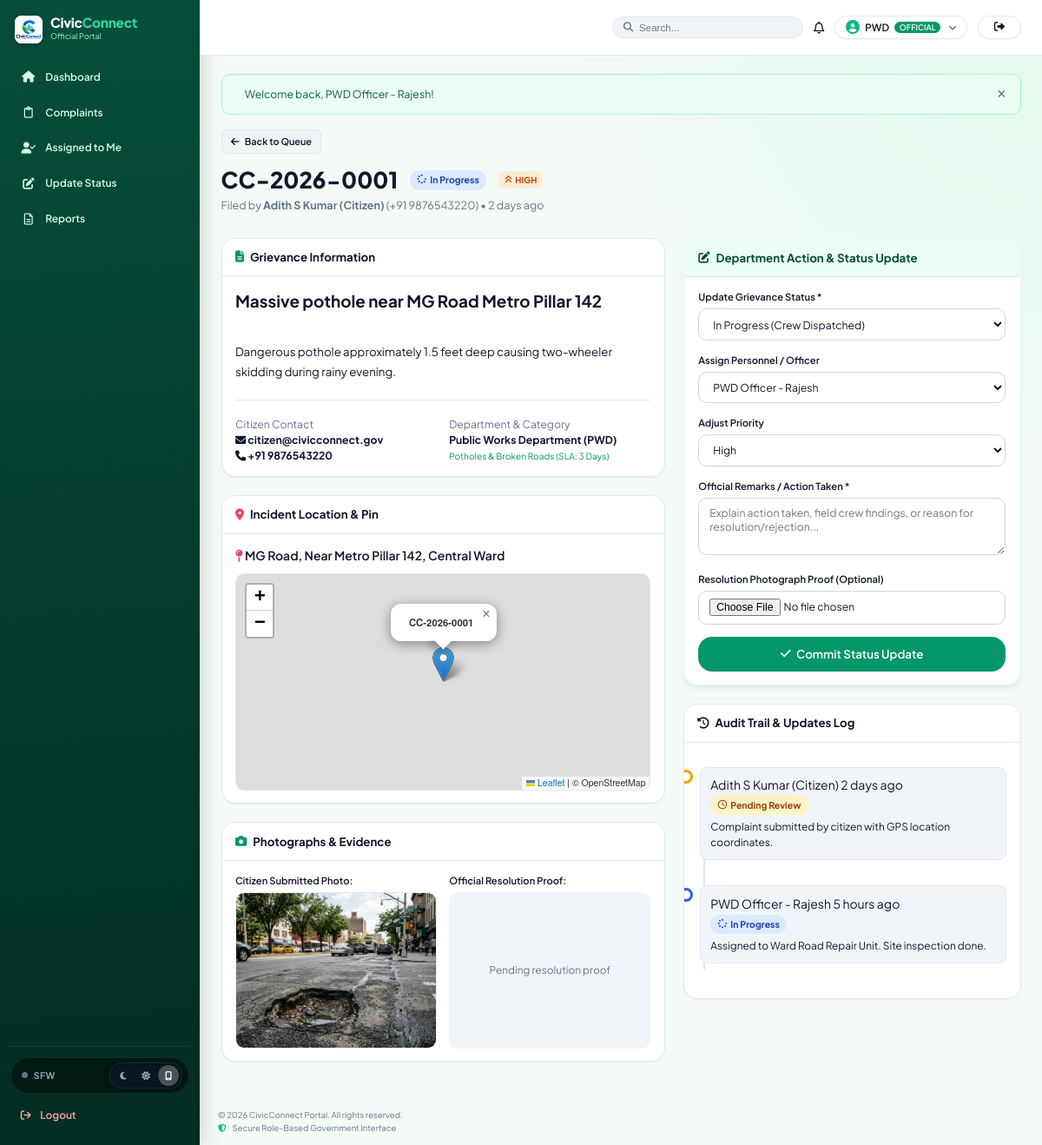
Screenshot of /official/complaint_details.php?id=1 (signed in) with the database file from the repository.
### tables this page shows
CREATE TABLE IF NOT EXISTS `complaints` (
    `id` INT AUTO_INCREMENT PRIMARY KEY,
    `complaint_uid` VARCHAR(30) UNIQUE NOT NULL,
    `citizen_id` INT NOT NULL,
    `category_id` INT NOT NULL,
    `department_id` INT NOT NULL,
    `title` VARCHAR(200) NOT NULL,
    `description` TEXT NOT NULL,
    `image` VARCHAR(255) DEFAULT NULL,
    `location` VARCHAR(255) NOT NULL,
    `latitude` DECIMAL(10, 8) DEFAULT NULL,
    `longitude` DECIMAL(11, 8) DEFAULT NULL,
    `status` ENUM('Pending', 'In Progress', 'Resolved', 'Rejected') DEFAULT 'Pending',
    `priority` ENUM('Low', 'Medium', 'High', 'Urgent') DEFAULT 'Medium',
    `assigned_to` INT DEFAULT NULL,
    `resolution_remarks` TEXT DEFAULT NULL,
    `resolution_image` VARCHAR(255) DEFAULT NULL,
    `resolved_at` TIMESTAMP NULL DEFAULT NULL,
    `created_at` TIMESTAMP DEFAULT CURRENT_TIMESTAMP,
    `updated_at` TIMESTAMP DEFAULT CURRENT_TIMESTAMP ON UPDATE CURRENT_TIMESTAMP,
    CONSTRAINT `fk_complaint_citizen` FOREIGN KEY (`citizen_id`) REFERENCES `users` (`id`) ON DELETE CASCADE,
    CONSTRAINT `fk_complaint_category` FOREIGN KEY (`category_id`) REFERENCES `categories` (`id`) ON DELETE RESTRICT,
    CONSTRAINT `fk_complaint_department` FOREIGN KEY (`department_id`) REFERENCES `departments` (`id`) ON DELETE RESTRICT,
    CONSTRAINT `fk_complaint_official` FOREIGN KEY (`assigned_to`) REFERENCES `users` (`id`) ON DELETE SET NULL
);

CREATE TABLE IF NOT EXISTS `users` (
    `id` INT AUTO_INCREMENT PRIMARY KEY,
    `name` VARCHAR(100) NOT NULL,
    `email` VARCHAR(150) NOT NULL UNIQUE,
    `password` VARCHAR(255) NOT NULL,
    `phone` VARCHAR(20) DEFAULT NULL,
    `role` ENUM('citizen', 'official', 'admin') NOT NULL DEFAULT 'citizen',
    `department_id` INT DEFAULT NULL,
    `status` ENUM('active', 'inactive') DEFAULT 'active',
    `created_at` TIMESTAMP DEFAULT CURRENT_TIMESTAMP,
    CONSTRAINT `fk_user_department` FOREIGN KEY (`department_id`) REFERENCES `departments` (`id`) ON DELETE SET NULL
);

CREATE TABLE IF NOT EXISTS `departments` (
    `id` INT AUTO_INCREMENT PRIMARY KEY,
    `name` VARCHAR(100) NOT NULL,
    `code` VARCHAR(20) NOT NULL UNIQUE,
    `description` TEXT,
    `head_name` VARCHAR(100) DEFAULT NULL,
    `contact_email` VARCHAR(100) DEFAULT NULL,
    `created_at` TIMESTAMP DEFAULT CURRENT_TIMESTAMP
);

CREATE TABLE IF NOT EXISTS `categories` (
    `id` INT AUTO_INCREMENT PRIMARY KEY,
    `name` VARCHAR(100) NOT NULL,
    `department_id` INT NOT NULL,
    `description` VARCHAR(255) DEFAULT NULL,
    `sla_days` INT DEFAULT 3,
    `icon` VARCHAR(50) DEFAULT 'alert-circle',
    `created_at` TIMESTAMP DEFAULT CURRENT_TIMESTAMP,
    CONSTRAINT `fk_category_department` FOREIGN KEY (`department_id`) REFERENCES `departments` (`id`) ON DELETE CASCADE
);

CREATE TABLE IF NOT EXISTS `complaint_updates` (
    `id` INT AUTO_INCREMENT PRIMARY KEY,
    `complaint_id` INT NOT NULL,
    `updated_by` INT NOT NULL,
    `old_status` VARCHAR(50) DEFAULT NULL,
    `new_status` VARCHAR(50) NOT NULL,
    `comment` TEXT NOT NULL,
    `created_at` TIMESTAMP DEFAULT CURRENT_TIMESTAMP,
    CONSTRAINT `fk_update_complaint` FOREIGN KEY (`complaint_id`) REFERENCES `complaints` (`id`) ON DELETE CASCADE,
    CONSTRAINT `fk_update_user` FOREIGN KEY (`updated_by`) REFERENCES `users` (`id`) ON DELETE CASCADE
);

### official/complaint_details.php (the view, shortened to what the rows shown need)
<?php
require_once __DIR__ . '/../includes/auth.php';
require_once __DIR__ . '/../includes/functions.php';
$user = currentUser();
$db = getDB();
$complaintId = (int)($_GET['id'] ?? 0);
$stmt = $db->prepare("
    SELECT c.*,
           cat.name as category_name, cat.sla_days,
           d.name as department_name, d.code as department_code,
           citizen.name as citizen_name, citizen.email as citizen_email, citizen.phone as citizen_phone,
           officer.name as assigned_officer_name
    FROM complaints c
    JOIN categories cat ON c.category_id = cat.id
    JOIN departments d ON c.department_id = d.id
    JOIN users citizen ON c.citizen_id = citizen.id
    LEFT JOIN users officer ON c.assigned_to = officer.id
    WHERE c.id = ? " . ($user['department_id'] ? "AND c.department_id = ?" : "") . "
");
$params = [$complaintId];
if ($user['department_id']) $params[] = $user['department_id'];
$stmt->execute($params);
$complaint = $stmt->fetch();
$staffStmt = $db->prepare("SELECT id, name FROM users WHERE (role = 'official' OR role = 'admin') AND (department_id = ? OR department_id IS NULL) AND status = 'active' ORDER BY name ASC");
$staffStmt->execute([$complaint['department_id']]);
$deptStaff = $staffStmt->fetchAll();
$stmt = $db->prepare("
    SELECT u.*, usr.name as updater_name, usr.role as updater_role
    FROM complaint_updates u
    JOIN users usr ON u.updated_by = usr.id
    WHERE u.complaint_id = ?
    ORDER BY u.created_at ASC
");
$stmt->execute([$complaintId]);
$updates = $stmt->fetchAll();
require_once __DIR__ . '/../includes/header.php';
?>
<div class="main-content">
    <div style="display: flex; justify-content: space-between; align-items: center; margin-bottom: 2rem; flex-wrap: wrap; gap: 1rem;">
        <div>
            <a href="<?= APP_URL ?>/official/complaints.php" class="btn btn-secondary btn-sm">
                <i class="fa-solid fa-arrow-left"></i> Back to Queue
            </a>
            <div style="display: flex; align-items: center; gap: 1rem; margin-top: 0.75rem;">
                <h1 style="font-size: 1.85rem; font-weight: 800; color: var(--secondary);">
                    <?= htmlspecialchars($complaint['complaint_uid']) ?>
                </h1>
                <?= getStatusBadge($complaint['status']) ?>
                <?= getPriorityBadge($complaint['priority']) ?>
            </div>
            <p style="color: var(--text-muted); font-size: 0.9rem;">
                Filed by <strong><?= htmlspecialchars($complaint['citizen_name']) ?></strong> (<?= htmlspecialchars($complaint['citizen_phone'] ?? 'No phone') ?>) &bull; <?= timeAgo($complaint['created_at']) ?>
            </p>
        </div>
    </div>
    <div style="display: grid; grid-template-columns: 1.25fr 0.95fr; gap: 1.5rem;">
        <div style="display: flex; flex-direction: column; gap: 1.5rem;">
            <div class="card">
                <div class="card-body">
                    <h2 style="font-size: 1.35rem; font-weight: 700; color: var(--secondary); margin-bottom: 0.75rem;">
                        <?= htmlspecialchars($complaint['title']) ?>
                    </h2>
                    <p style="color: var(--text-main); font-size: 0.95rem; line-height: 1.7; white-space: pre-line;">
                        <?= htmlspecialchars($complaint['description']) ?>
                    </p>
                    <div style="margin-top: 1.5rem; padding-top: 1.25rem; border-top: 1px solid var(--border-color); display: grid; grid-template-columns: 1fr 1fr; gap: 1rem; font-size: 0.875rem;">
                        <div>
                            <span style="color: var(--text-muted); display: block;">Citizen Contact</span>
                            <strong><i class="fa-solid fa-envelope"></i> <?= htmlspecialchars($complaint['citizen_email']) ?></strong><br>
                            <strong><i class="fa-solid fa-phone"></i> <?= htmlspecialchars($complaint['citizen_phone'] ?? 'N/A') ?></strong>
                        </div>
                        <div>
                            <span style="color: var(--text-muted); display: block;">Department & Category</span>
                            <strong><?= htmlspecialchars($complaint['department_name']) ?></strong><br>
                            <small style="color: var(--primary);"><?= htmlspecialchars($complaint['category_name']) ?> (SLA: <?= $complaint['sla_days'] ?> Days)</small>
                        </div>
                    </div>
                </div>
            </div>
            <div class="card">
                <div class="card-body">
                    <p style="font-weight: 600; color: var(--secondary); margin-bottom: 0.75rem;">
                        <i class="fa-solid fa-map-pin" style="color: var(--accent-rose);"></i> <?= htmlspecialchars($complaint['location']) ?>
                    </p>
                    <?php if (!empty($complaint['latitude']) && !empty($complaint['longitude'])): ?>
                        <div id="official_map" style="height: 250px; border-radius: var(--radius-md); border: 1px solid var(--border-color);"></div>
                    <?php endif; ?>
                </div>
            </div>
            <div class="card">
                <div class="card-body">
                    <div style="display: grid; grid-template-columns: 1fr 1fr; gap: 1rem;">
                        <div>
                            <?php if (!empty($complaint['image']) && file_exists(UPLOAD_DIR . $complaint['image'])): ?>
                                <a href="<?= UPLOAD_URL . htmlspecialchars($complaint['image']) ?>" target="_blank">
                                    <img src="<?= UPLOAD_URL . htmlspecialchars($complaint['image']) ?>" alt="Evidence" style="width:100%; height: 180px; object-fit: cover; border-radius: var(--radius-md); border: 1px solid var(--border-color);">
                                </a>
                            <?php else: ?>
                                <div style="height: 180px; background: var(--bg-surface); border-radius: var(--radius-md); display: flex; align-items: center; justify-content: center; color: var(--text-muted); font-size: 0.85rem;">
                                    No photo uploaded
                                </div>
                            <?php endif; ?>
                        </div>
                    </div>
                </div>
            </div>
        </div>
        <div style="display: flex; flex-direction: column; gap: 1.5rem;">
            <div class="card" style="border: 2px solid var(--primary-light); box-shadow: var(--shadow-md);">
                <div class="card-body">
                    <form method="POST" action="<?= APP_URL ?>/official/update_status.php" enctype="multipart/form-data">
                        <div class="form-group">
                            <label class="form-label" for="status">Update Grievance Status *</label>
                            <select name="status" id="status" class="form-select" required>
                                <option value="In Progress" <?= $complaint['status'] === 'In Progress' ? 'selected' : '' ?>>In Progress (Crew Dispatched)</option>
                            </select>
                        </div>
                        <div class="form-group">
                            <label class="form-label" for="assigned_to">Assign Personnel / Officer</label>
                            <select name="assigned_to" id="assigned_to" class="form-select">
                                <?php foreach ($deptStaff as $staff): ?>
                                    <option value="<?= $staff['id'] ?>" <?= $complaint['assigned_to'] == $staff['id'] ? 'selected' : '' ?>>
                                        <?= htmlspecialchars($staff['name']) ?>
                                    </option>
                                <?php endforeach; ?>
                            </select>
                        </div>
                        <div class="form-group">
                            <label class="form-label" for="priority">Adjust Priority</label>
                            <select name="priority" id="priority" class="form-select">
                                <option value="High" <?= $complaint['priority'] === 'High' ? 'selected' : '' ?>>High</option>
                            </select>
                        </div>
                    </form>
                </div>
            </div>
            <div class="card">
                <div class="card-body">
                    <div class="timeline">
                        <?php foreach ($updates as $up): ?>
                            <div class="timeline-item">
                                <div class="timeline-marker <?= strtolower($up['new_status']) === 'resolved' ? 'resolved' : (strtolower($up['new_status']) === 'in progress' ? 'progress' : 'pending') ?>"></div>
                                <div class="timeline-content">
                                    <div class="timeline-header">
                                        <span class="timeline-author"><?= htmlspecialchars($up['updater_name']) ?></span>
                                        <span class="timeline-time"><?= timeAgo($up['created_at']) ?></span>
                                    </div>
                                    <div style="margin-bottom: 0.35rem;">
                                        <?= getStatusBadge($up['new_status']) ?>
                                    </div>
                                    <div style="font-size: 0.85rem; color: var(--text-main);">
                                        <?= htmlspecialchars($up['comment']) ?>
                                    </div>
                                </div>
                            </div>
                        <?php endforeach; ?>
                    </div>
                </div>
            </div>
        </div>
    </div>
</div>
<?php require_once __DIR__ . '/../includes/footer.php'; ?>

### includes/functions.php (shortened to what the rows shown need)
<?php
function getStatusBadge(string $status): string {
    $statusLower = strtolower($status);
    $map = [
        'pending' => ['bg' => 'badge-pending', 'icon' => 'fa-regular fa-clock', 'text' => 'Pending Review'],
        'in progress' => ['bg' => 'badge-progress', 'icon' => 'fa-solid fa-spinner fa-spin-pulse', 'text' => 'In Progress'],
        'resolved' => ['bg' => 'badge-resolved', 'icon' => 'fa-solid fa-circle-check', 'text' => 'Resolved'],
        'rejected' => ['bg' => 'badge-rejected', 'icon' => 'fa-solid fa-circle-xmark', 'text' => 'Rejected'],
    ];
    $cfg = $map[$statusLower] ?? ['bg' => 'badge-secondary', 'icon' => 'fa-solid fa-tag', 'text' => $status];
    return "<span class='badge {$cfg['bg']}'><i class='{$cfg['icon']}'></i> " . htmlspecialchars($cfg['text']) . "</span>";
}
function getPriorityBadge(string $priority): string {
    $pLower = strtolower($priority);
    $map = [
        'urgent' => ['class' => 'priority-urgent', 'icon' => 'fa-solid fa-bolt'],
        'high' => ['class' => 'priority-high', 'icon' => 'fa-solid fa-angles-up'],
        'medium' => ['class' => 'priority-medium', 'icon' => 'fa-solid fa-angle-up'],
        'low' => ['class' => 'priority-low', 'icon' => 'fa-solid fa-angle-down'],
    ];
    $cfg = $map[$pLower] ?? ['class' => 'priority-low', 'icon' => 'fa-solid fa-minus'];
    return "<span class='priority-tag {$cfg['class']}'><i class='{$cfg['icon']}'></i> " . htmlspecialchars($priority) . "</span>";
}
function timeAgo(?string $datetime): string {
    $time = strtotime($datetime);
    $diff = time() - $time;
    if ($diff < 86400) return floor($diff / 3600) . ' hours ago';
    if ($diff < 604800) return floor($diff / 86400) . ' days ago';
    return date('M d, Y', $time);
}

### rows the page displays
complaints: complaint_uid "CC-2026-0001", status "In Progress", priority "HIGH", citizen.name "Adith S Kumar (Citizen)", citizen.phone "+91 9876543220", created_at "2 days ago", title "Massive pothole near MG Road Metro Pillar 142", description "Dangerous pothole approximately 1.5 feet deep causing two-wheeler skidding during rainy evening.", citizen.email "citizen@civicconnect.gov", department.name "Public Works Department (PWD)", category.name "Potholes & Broken Roads", category.sla_days "3", location "MG Road, Near Metro Pillar 142, Central Ward", image (picture), status "In Progress (Crew Dispatched)", assigned_to "PWD Officer - Rajesh", priority "High"
complaint_updates: updated_by.name "Adith S Kumar (Citizen)", created_at "2 days ago", new_status "Pending Review", comment "Complaint submitted by citizen with GPS location coordinates."
complaint_updates: updated_by.name "PWD Officer - Rajesh", created_at "5 hours ago", new_status "In Progress", comment "Assigned to Ward Road Repair Unit. Site inspection done."

### other values shown
explode(' ', $user['name'])[0] "PWD"
$user['role'] "OFFICIAL"
$user['role'] "Official"
$flash['message'] "Welcome back, PWD Officer - Rajesh!"
